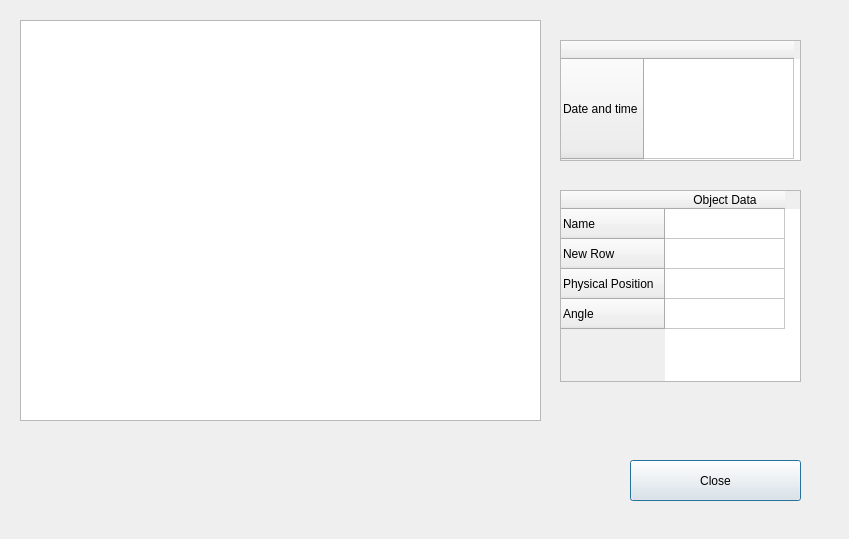
<?xml version="1.0" encoding="UTF-8"?>
<ui version="4.0">
 <class>TrackingLog</class>
 <widget class="QDialog" name="TrackingLog">
  <property name="geometry">
   <rect>
    <x>0</x>
    <y>0</y>
    <width>849</width>
    <height>539</height>
   </rect>
  </property>
  <property name="windowTitle">
   <string>Dialog</string>
  </property>
  <widget class="QGraphicsView" name="graphicsView">
   <property name="geometry">
    <rect>
     <x>20</x>
     <y>20</y>
     <width>521</width>
     <height>401</height>
    </rect>
   </property>
  </widget>
  <widget class="QTableWidget" name="objectData">
   <property name="geometry">
    <rect>
     <x>560</x>
     <y>190</y>
     <width>241</width>
     <height>192</height>
    </rect>
   </property>
   <attribute name="horizontalHeaderDefaultSectionSize">
    <number>120</number>
   </attribute>
   <row>
    <property name="text">
     <string>Name</string>
    </property>
   </row>
   <row>
    <property name="text">
     <string>New Row</string>
    </property>
   </row>
   <row>
    <property name="text">
     <string>Physical Position</string>
    </property>
   </row>
   <row>
    <property name="text">
     <string>Angle</string>
    </property>
   </row>
   <column>
    <property name="text">
     <string>Object Data</string>
    </property>
   </column>
  </widget>
  <widget class="QTableWidget" name="tableWidget">
   <property name="geometry">
    <rect>
     <x>560</x>
     <y>40</y>
     <width>241</width>
     <height>121</height>
    </rect>
   </property>
   <attribute name="horizontalHeaderDefaultSectionSize">
    <number>150</number>
   </attribute>
   <attribute name="verticalHeaderDefaultSectionSize">
    <number>100</number>
   </attribute>
   <row>
    <property name="text">
     <string>Date and time</string>
    </property>
   </row>
   <column>
    <property name="text">
     <string/>
    </property>
   </column>
  </widget>
  <widget class="QPushButton" name="close_pushButton">
   <property name="geometry">
    <rect>
     <x>630</x>
     <y>460</y>
     <width>171</width>
     <height>41</height>
    </rect>
   </property>
   <property name="text">
    <string>Close</string>
   </property>
  </widget>
 </widget>
 <resources/>
 <connections/>
</ui>
